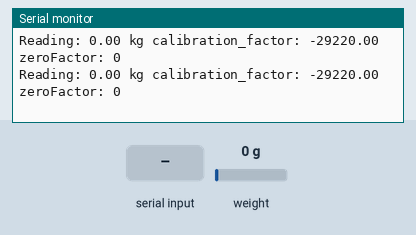
The sketch below on a simulated Arduino Uno, built with avr-gcc and run on an emulated ATmega328P. Parts: the last lines printed to the serial monitor. Inputs (shaded band) come from the test bench; at power-on: weight on the scale 0 g.

Above: at 3.3 s.
3.4 s: "t" received over Serial
6.4 s: weight on the scale set to 100 g
At 6.44 s:
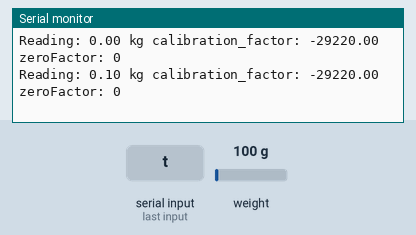
9.4 s: "a" received over Serial
At 10.57 s:
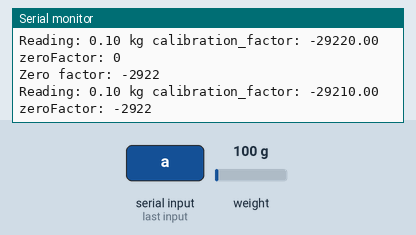
12.4 s: "z" received over Serial
At 13.61 s:
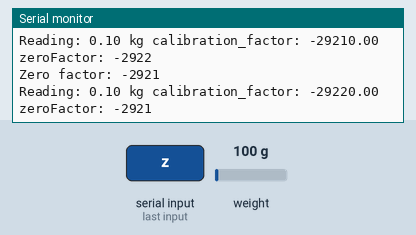
15.4 s: weight on the scale set to 1250 g
At 15.46 s:
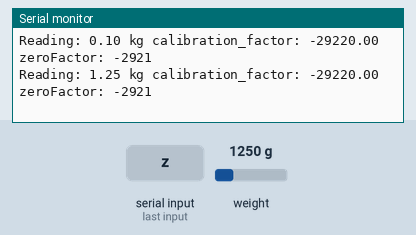
19.9 s: "t" received over Serial
At 22.12 s:
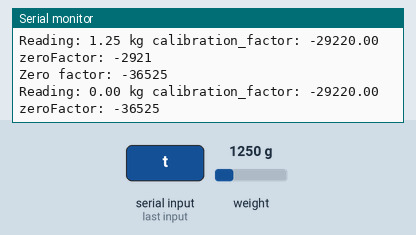
Timing chart, 0 to 23.6 s (numbered marks = the images above; inputs shaded):
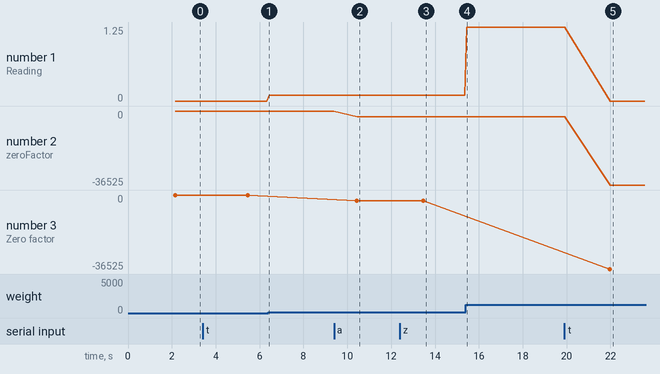

Measured:
- after the input at 6.4 s, the serial monitor: prints a new line at once (image 1)
- after the input at 9.4 s, the serial monitor: prints a new line after 1.0 s (image 2)
- after the input at 12.4 s, the serial monitor: prints a new line after 1.1 s (image 3)
- after the input at 15.4 s, the serial monitor: prints a new line after 0.05 s (image 4)
- after the input at 19.9 s, the serial monitor: prints a new line after 2.1 s (image 5)
- plotted number 1: 0 → 0.1 after the input at 6.4 s, 0.1 → 1.25 after the input at 15.4 s, 1.25 → 0 after the input at 19.9 s
- plotted number 2: 0 → -2922 after the input at 9.4 s, -2922 → -2921 after the input at 12.4 s, -2921 → -36525 after the input at 19.9 s
- plotted number 3: 0 → -2922 after the input at 9.4 s, -2922 → -2921 after the input at 12.4 s, -2921 → -36525 after the input at 19.9 s

The sketch:

HX711_Calibration.ino
```cpp
/*

 Arduino pin
 5 -> HX711 DT
 6 -> HX711 SCK
 5V -> HX711 VCC
 GND -> HX711 GND

*/

#include "HX711.h"

static const int HX_DT_PIN = 5;
static const int HX_SCK_PIN = 6;

HX711 scale;

float calibrationFactor = -29220; //-29220 worked for my 200 kg max scale setup
long zeroFactor = 0;

void setup() {
  Serial.begin(9600);
  Serial.println("HX711 calibration");
  Serial.println("Remove all weight from scale");
  Serial.println("After readings begin, place known weight on scale");
  Serial.println("Press a to increase calibration factor");
  Serial.println("Press z to decrease calibration factor");
  Serial.println("Press t to tare the scale");

  scale.begin(HX_DT_PIN, HX_SCK_PIN);
  scale.set_scale();
  scale.tare(); //Reset the scale to 0

  zeroFactor = scale.read_average(); //Get a baseline reading
  Serial.print("Zero factor: "); //This can be used to remove the need to tare the scale. Useful in permanent scale projects.
  Serial.println(zeroFactor);
}

void loop() {

  scale.set_scale(calibrationFactor); //Adjust to this calibration factor

  Serial.print("Reading: ");
  Serial.print(scale.get_units(), 2);
  Serial.print(" kg");
  Serial.print(" calibration_factor: ");
  Serial.print(calibrationFactor);
  Serial.print(" zeroFactor: ");
  Serial.println(zeroFactor);

  if(Serial.available())
  {
    char temp = Serial.read();
    if(temp == 'a')
      calibrationFactor += 10;
    else if(temp == 'z')
      calibrationFactor -= 10;
    else if(temp == 't')
      scale.tare();
      zeroFactor = scale.read_average(); //Get a baseline reading
      Serial.print("Zero factor: "); //This can be used to remove the need to tare the scale. Useful in permanent scale projects.
      Serial.println(zeroFactor);
  }
}
```
